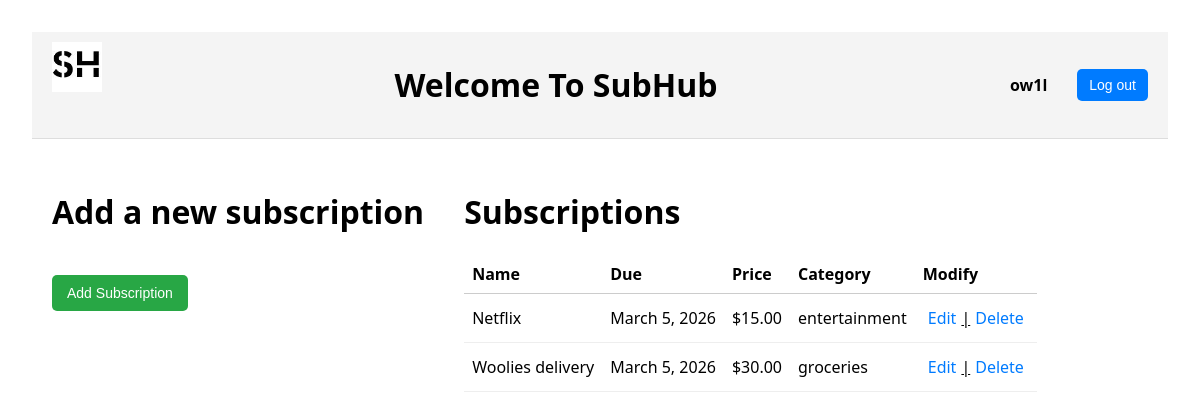
Before: /subhub/ (signed in) with the older database file.
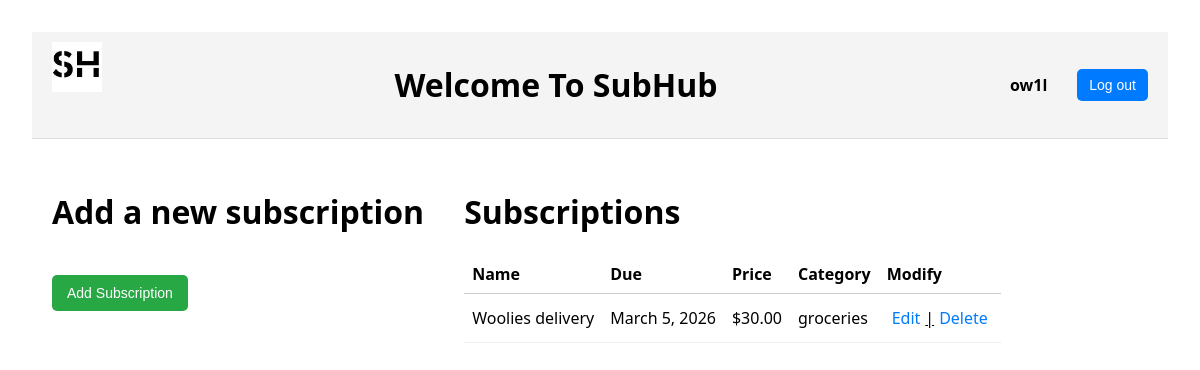
After: the same page with the newer database file.
### subhub/models.py (models this page shows)
class Subscription(models.Model): # Subscription model | Needed to track every users subscriptions
    name = models.CharField(max_length=100)
    user = models.ForeignKey(User, related_name='Subscriptions', on_delete=models.CASCADE)
    price = models.DecimalField(max_digits =10, decimal_places=2)
    class reocurrance(models.TextChoices):
        daily = 'daily', 'daily'
        weekly = 'weekly', 'weekly'
        biweekly = 'biweekly', 'biweekly'
        monthly = 'monthly', 'monthly'
        trimonthly = 'trimonthly', 'trimonthly'
        biyearly = 'biyearly', 'biyearly'
        anually = 'anually', 'anually'
    class category(models.TextChoices):
        fixed = 'fixed', 'fixed'
        entertainment = 'entertainment', 'entertainment'
        groceries = 'groceries', 'groceries'
        AI = 'AI', 'AI'
        education = 'education', 'education'
        loans = 'loans', 'loans'
        other = 'other', 'other'
    due_date = models.DateField()
    reocurrance = models.CharField(
        max_length=20,
        choices=reocurrance.choices,
        db_index=True,
    )
    category = models.CharField(
        max_length=20,
        choices=category.choices,
        db_index=True,
    )

### subhub/views.py (the view)
# urls.py: 2. Add a URL to urlpatterns:  path('', views.home, name='home')
@login_required(login_url='users:login')
def home(request):
    current_app = "subhub"
    subscriptions = Subscription.objects.filter(
        user=request.user
    ).order_by('-due_date')
    context = {        # Context system means less clutter in the return render
        'current_app' : current_app,
        'subscriptions' : subscriptions,
    }
    return render(request, "subhub/home.html", context) # Current app added to return so we can determine what page we are on

### subhub/templates/subhub/home.html (shortened to what this page needs)
{% extends 'subhub/base.html' %}
{% load static %}
{% block content %}
<!DOCTYPE html>
<html lang="en">
<head>
    <link rel="stylesheet" href="{% static 'subhub/styles.css' %}">
</head>
<body>
<div class="main">
    <div class ="addsub">
        <h1>Add a new subscription</h1>
        <form method="post" action="{% url 'subhub:add_subscription' %}">
        <button type="submit">Add Subscription</button>
        </form>
    </div>
    {% if current_app == "subhub" %}
    <div class ="viewsubs">
        <h1>Subscriptions</h1>
        <div style="max-height: 300px; overflow-y: auto; margin-bottom: 16px;">
            <table style="border-collapse: collapse; width: 100%;">
                <thead>
                    <tr>
                        <th style="border-bottom: 1px solid #ccc; text-align: left; padding: 8px;">
                            Name
                        </th>
                        <th style="border-bottom: 1px solid #ccc; text-align: left; padding: 8px;">
                            Due
                        </th>
                        <th style="border-bottom: 1px solid #ccc; text-align: left; padding: 8px;">
                            Price
                        </th>
                        <th style="border-bottom: 1px solid #ccc; text-align: left; padding: 8px;">
                            Category
                        </th>
                        <th style="border-bottom: 1px solid #ccc; text-align: left; padding: 8px;">
                            Modify
                        </th>
                    </tr>
                </thead>
                <tbody>
                {% for sub in subscriptions %}
                    <tr>
                        <td style="padding: 8px; border-bottom: 1px solid #eee;">
                            {{ sub.name }}
                        </td>
                        <td style="padding: 8px; border-bottom: 1px solid #eee;">
                            {{ sub.due_date }}
                        </td>
                        <td style="padding: 8px; border-bottom: 1px solid #eee;">
                            ${{ sub.price }}
                        </td>
                        <td style="padding: 8px; border-bottom: 1px solid #eee;">
                            {{ sub.category }}
                        </td>
                        <td style="padding: 8px; border-bottom: 1px solid #eee;">
                            <div class = "flex">
                                <a href="{% url 'subhub:edit_subscription' sub.id %}">Edit</a>
                                <div class = lineadjustment><u> | </u></div>
                                <a href="{% url 'subhub:delete_subscription' sub.id %}" onclick="return confirm('Are you sure?')">Delete</a>
                            </div>
                        </td>
                    </tr>
                {% empty %}
                    <tr>
                        <td colspan="3" style="padding: 8px;">
                            No subscriptions to display.
                        </td>
                    </tr>
                {% endfor %}
            </tbody>
            </table>
        </div>
    </div>
    {% endif %}
</div>
</body>
</html>
{% endblock %}

### subhub/templates/subhub/base.html (shortened to what this page needs)
{% load static %}
<!DOCTYPE html>
<html lang="en">
<head>
<link rel="stylesheet" href="{% static 'subhub/styles.css' %}">
</head>
<div class="header">
        <div class="logo">
            <img src="{% static 'subhub/logo_90.jpg' %}" alt="Logo">
        </div>
        <div class="page">
            {% if current_app == "subhub" %}
            <h1>Welcome To SubHub</h1>
            {% endif %}
        </div>
        <div class="user-info">
            <span>{{ request.user.username }}</span>
            {% if request.user.is_authenticated %}
            <form action="{% url 'users:logout' %}" method="post" style="margin: 0; margin-left: 20px;">
                <button type="submit">Log out</button>
            </form>
            {% else %}
            <button type="submit" style="visibility: hidden; margin-left: 20px;">Log Out</button>
            {% endif %}
        </div>
    </div>
<main>
    {% block content %}
    {% endblock %}
</main>

### subhub/static/subhub/styles.css (style rules this page uses)
.header { display: flex; justify-content: space-between; align-items: flex; background-color: #f4f4f4; padding: 10px 20px; border-bottom: 1px solid #ddd; }
.main { display: flex; margin-top: 20px; gap: 40px; align-items: flex-start; padding: 10px 20px; }
.logo img { max-height: 50px; }
.lineadjustment { margin-top: 5px; }
.flex { display: flex; align-items: flex-start; }
.user-info { display: flex; align-items: center; font-size: 16px; }
.user-info span { margin-right: 10px; font-weight: bold; }
.user-info button { background-color: #007BFF; color: white; border: none; padding: 8px 12px; cursor: pointer; border-radius: 5px; font-size: 14px; }
button { background-color: #28a745; color: white; border: none; padding: 10px 15px; cursor: pointer; border-radius: 5px; font-size: 14px; margin-top: 20px; margin-bottom: 20px; }
a { color: #007BFF; text-decoration: none; padding: 5px }
body { font-family: system-ui, -apple-system, Segoe UI, Roboto, Arial, sans-serif; margin: 2rem; }

Changed rows visible on the page:
removed Subscription: name "Netflix", due_date "March 5, 2026", price "15.00", category "entertainment"
